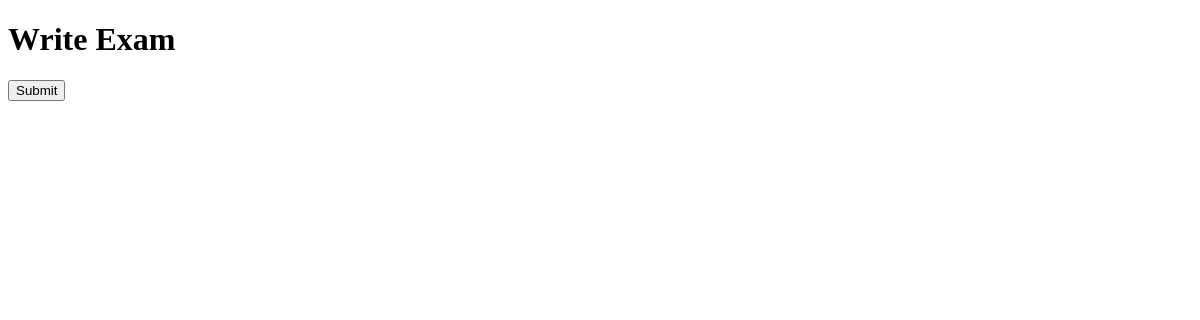
/write_exam/5 (signed in), run on an earlier commit of the app's database.
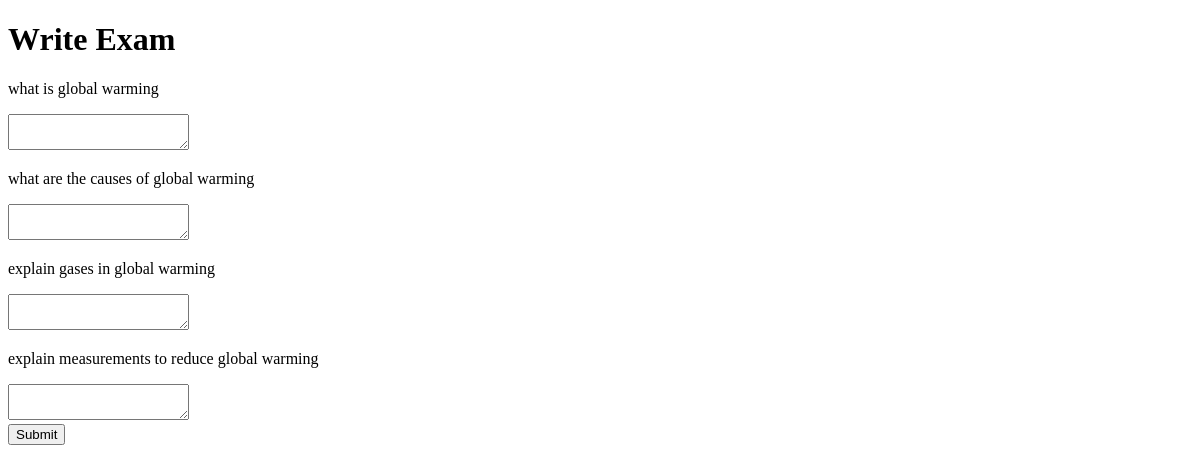
And on a later commit of the database.
### tables this page shows
CREATE TABLE Question (
                            id INTEGER PRIMARY KEY AUTOINCREMENT,
                            exam_id INTEGER,
                            question_text TEXT,
                            total_marks INTEGER);

### moved/app.py (the view, shortened to what this page needs)
@app.route('/write_exam/<int:exam_id>', methods=['GET', 'POST'])
def write_exam(exam_id):
    if 'student_id' not in session:
        return redirect('/login_student')
    student_id = session['student_id']
    with sqlite3.connect('database.db') as conn:
        cursor = conn.cursor()
        cursor.execute("SELECT * FROM Question WHERE exam_id = ?", (exam_id,))
        questions = cursor.fetchall()
    return render_template('write_exam.html', questions=questions)

### moved/templates/write_exam.html (shortened to what this page needs)
<!DOCTYPE html>
<html>
<head>
</head>
<body>
    <h1>Write Exam</h1>
    <form method="POST">
        {% for question in questions %}
            <p>{{ question[2] }}</p>
            <textarea name="answer_{{ question[0] }}"></textarea><br>
        {% endfor %}
        <button type="submit">Submit</button>
    </form>
</body>
</html>

What changed in the data, as far as the page shows it:
added Question: question_text "what is global warming"
added Question: question_text "what are the causes of global warming"
added Question: question_text "explain gases in global warming"
added Question: question_text "explain measurements to reduce global warming"
